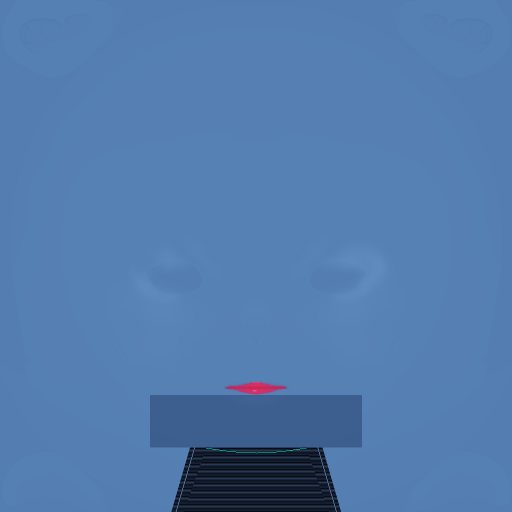
#> input picture packages/compagnon-desktop/overlay/vrm/face_skin_android.png, 1024 x 1024 px, given in place of media_1792613031209.png, which was not available (shown at 1/2 size)
$ python bake_sorayama_curves_master.py
#> lines starting #> are read from the running program, lines starting #| are printed output that depends on the picture; after the words box and inside, x2 and y2 are one past the last pixel; in counts of white or black regions, pixels touching at a corner belong together
import numpy as np
from PIL import Image, ImageFilter

def generate_sorayama_curved_master():
    print("=== 1. Initialisation des textures et gabarit UV ===")
    h, w = 1024, 1024

    # Gabarit UV vert pour borner 100% de la carrosserie au maillage réel
    green_im = Image.open('/home/lbg/.gemini/antigravity-ide/brain/1165e65b-2952-49ad-8ee9-8135d868d941/.user_uploaded/media_1792613031209.png')
#> green_im is the input picture: PIL image 1024x1024 RGBA; mean R, G, B, A 82.4, 123, 173.6, 255
    green_arr = np.array(green_im)
    is_uv_mesh = (green_arr[:, :, 1] > 50) & (green_arr[:, :, 0] < 50) & (green_arr[:, :, 2] < 50)
#> is_uv_mesh: shape (1024, 1024) bool; every value is 0

    # Récupération des mains, phalanges et ongles bicolores
    cur_img = Image.open('packages/compagnon-desktop/overlay/vrm/body_skin_android.png').convert('RGBA')
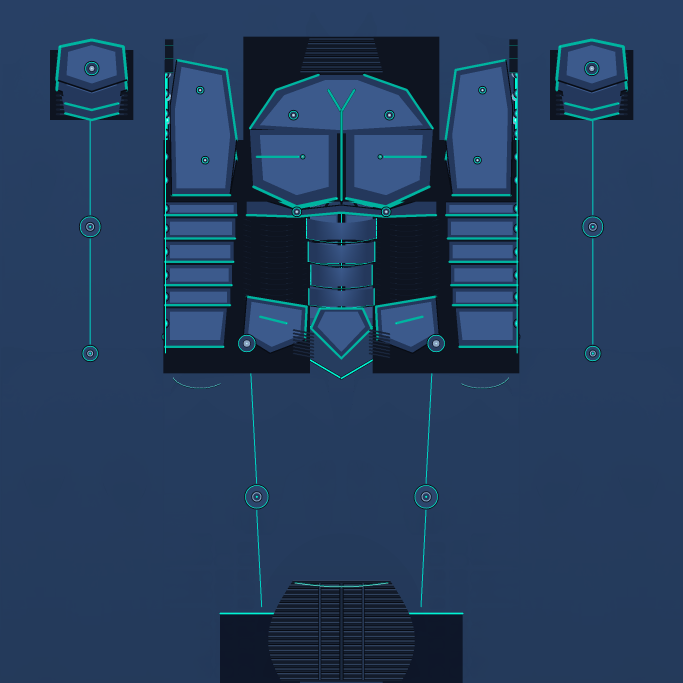
#> input picture packages/compagnon-desktop/overlay/vrm/body_skin_android.png, 2048 x 2048 px, found by its file name (shown at 1/3 size)
#> cur_img is the input picture: PIL image 2048x2048 RGBA; mean R, G, B, A 35.9, 60.8, 92.6, 255
    cur_arr = np.array(cur_img, dtype=np.float32)

    # Grilles de coordonnées
    y_idx, x_idx = np.ogrid[:h, :w]

    # Fond de sous-combinaison sombre mécatronique (Anthracite bleuté texturé)
    dark_suit = np.zeros((h, w, 4), dtype=np.float32)
    dark_suit[:, :, 0] = 16.0
    dark_suit[:, :, 1] = 22.0
    dark_suit[:, :, 2] = 32.0
    dark_suit[:, :, 3] = 255.0

    # Fines nervures musculaires synthétiques dans les creux
    fiber = np.sin((x_idx + y_idx * 0.4) * 0.35) * 3.5 + np.sin((y_idx - x_idx * 0.25) * 0.5) * 2.5
    dark_suit[:, :, 0] += fiber
    dark_suit[:, :, 1] += fiber * 1.15
    dark_suit[:, :, 2] += fiber * 1.4

    # Initialisation des cartes de plaques, de hauteur et de lignes
    mask_chrome = np.zeros((h, w), dtype=bool)
    height_map = np.zeros((h, w), dtype=np.float32)
    panel_lines = np.zeros((h, w), dtype=bool)
    neon_lines = np.zeros((h, w), dtype=bool)

    print("=== 2. Sculpture des Courbes Organiques Sorayama (Poitrine & Buste) ===")
    # A. Dômes de poitrine voluptueux (Goutte d'eau galbée / Teardrop)
    # Centres: gauche=(575, 255), droite=(449, 255)
    r_x, r_y = 66.0, 64.0
    d_l = np.sqrt(((x_idx - 575.0) / r_x)**2 + ((y_idx - 255.0) / r_y)**2)
    d_r = np.sqrt(((x_idx - 449.0) / r_x)**2 + ((y_idx - 255.0) / r_y)**2)
    is_breast = (d_l <= 1.0) | (d_r <= 1.0)
    mask_chrome |= is_breast

    # Galbe sphérique franc
    h_breast_l = np.sqrt(np.maximum(0.0, 1.0 - d_l**2)) * (d_l <= 1.0)
    h_breast_r = np.sqrt(np.maximum(0.0, 1.0 - d_r**2)) * (d_r <= 1.0)
    height_map += (h_breast_l + h_breast_r) * 0.65

    # Liseré néon discret sur la courbure externe
    neon_lines |= ((d_l >= 0.90) & (d_l <= 0.98)) | ((d_r >= 0.90) & (d_r <= 0.98))

    # B. Plastron décolleté & clavicules (arche courbée fluide en V doux au-dessus des seins)
    for yi in range(165, 260):
        t = (yi - 165) / (260 - 165)
        # Courbe évasée en cloche inversée
        hw = 30.0 + 32.0 * np.sin(t * np.pi * 0.5)
        mask_chrome[yi, int(512-hw):int(512+hw)] = True
        height_map[yi, int(512-hw):int(512+hw)] += 0.35 * (1.0 - (np.abs(x_idx[0, int(512-hw):int(512+hw)] - 512.0) / hw)**2)

    # C. Arceau sous-mammaire (pli concave continu)
    for xi in range(380, 645):
        # Arc de cercle sous la poitrine
        dx_c = np.abs(xi - 512.0)
        y_arch = int(305.0 + 12.0 * np.cos((xi - 512.0) / 130.0 * np.pi * 0.5))
        mask_chrome[y_arch-3:y_arch+4, xi] = True
        height_map[y_arch-3:y_arch+4, xi] += 0.38
        panel_lines[y_arch+4:y_arch+6, xi] = True

    print("=== 3. Sculpture de la Taille de Guêpe en S-Curve & Pelvis ===")
    # D. Abdomen en courbe de sablier sensuelle (Hourglass S-curve)
    for yi in range(318, 492):
        t = (yi - 318) / (492 - 318) # 0 (sous seins) à 1 (nombril/hanches)
        # Courbe en S : large en haut (~66 px), cambrure fine au milieu (~36 px), évasement sur le bassin (~72 px)
        s_curve = 36.0 + 30.0 * (1.0 - np.sin(t * np.pi))**1.4 + 6.0 * t
        mask_chrome[yi, int(512-s_curve):int(512+s_curve)] = True

        # Galbe bombé abdominal central
        dx_val = np.abs(x_idx[0, int(512-s_curve):int(512+s_curve)] - 512.0) / s_curve
        height_map[yi, int(512-s_curve):int(512+s_curve)] += (1.0 - dx_val**2) * 0.45

        # 3 Fentes aérodynamiques incurvées horizontales
        if yi in [362, 408, 452]:
            panel_lines[yi:yi+2, int(512-s_curve+4):int(512+s_curve-4)] = True

    # E. Coque pelvienne profilée en ogive gothique adoucie (Pelvis Shield)
    for yi in range(492, 578):
        t = (yi - 492) / (578 - 492)
        # Courbe en goutte d'eau descendante vers l'entrejambe
        hw_pelvis = 68.0 * (1.0 - t**0.85)
        mask_chrome[yi, int(512-hw_pelvis):int(512+hw_pelvis)] = True
        height_map[yi, int(512-hw_pelvis):int(512+hw_pelvis)] += 0.42 * (1.0 - t * 0.5)

    # Liseré néon cyan galbé sur le bord de l'ogive pelvienne
    for yi in range(496, 572):
        t = (yi - 492) / (578 - 492)
        hw_pelvis = 68.0 * (1.0 - t**0.85)
        if hw_pelvis >= 3.0:
            neon_lines[yi, int(512-hw_pelvis):int(512-hw_pelvis+2)] = True
            neon_lines[yi, int(512+hw_pelvis-2):int(512+hw_pelvis)] = True

    # F. Carapaces de hanches latérales galbées (ailes iliaques)
    # Courbe ovale arquée suivant la crête de hanche
    d_hip_l = np.sqrt(((x_idx - 616.0) / 24.0)**2 + ((y_idx - 530.0) / 28.0)**2)
    d_hip_r = np.sqrt(((x_idx - 408.0) / 24.0)**2 + ((y_idx - 530.0) / 28.0)**2)
    is_hips = (d_hip_l <= 1.0) | (d_hip_r <= 1.0)
    mask_chrome |= is_hips
    height_map += (np.maximum(0.0, 1.0 - d_hip_l) * (d_hip_l <= 1.0) + np.maximum(0.0, 1.0 - d_hip_r) * (d_hip_r <= 1.0)) * 0.35

    print("=== 4. Sculpture du Dos 360° (Scapula, Colonne & Fessiers) ===")
    # G. Omoplates (Scapula) en ailes profilées galbées (Y: 175..305)
    for yi in range(175, 305):
        t = (yi - 175) / (305 - 175)
        # Forme d'amande ailée
        w_wing = 52.0 * np.sin(t * np.pi)**0.8
        cx_wing_r, cx_wing_l = 310.0, 714.0
        mask_chrome[yi, int(cx_wing_r-w_wing):int(cx_wing_r+w_wing)] = True
        mask_chrome[yi, int(cx_wing_l-w_wing):int(cx_wing_l+w_wing)] = True
        height_map[yi, int(cx_wing_r-w_wing):int(cx_wing_r+w_wing)] += 0.38
        height_map[yi, int(cx_wing_l-w_wing):int(cx_wing_l+w_wing)] += 0.38

    # H. Colonne vertébrale articulée Sorayama (chaîne de modules ovoïdes bombés)
    # Le long de la couture dorsale médiane (X: 246..275 et 749..778)
    for yi in range(170, 480):
        t_disc = (yi % 24) / 24.0
        # Forme arrondie de chaque vertèbre
        rad_v = 13.0 * np.sin(t_disc * np.pi)
        if rad_v > 1.0:
            mask_chrome[yi, int(260-rad_v):int(260+rad_v)] = True
            mask_chrome[yi, int(764-rad_v):int(764+rad_v)] = True
            height_map[yi, int(260-rad_v):int(260+rad_v)] += 0.45
            height_map[yi, int(764-rad_v):int(764+rad_v)] += 0.45

        # Disque intervertébral noir
        if yi % 24 in [0, 1, 23]:
            panel_lines[yi, 246:275] = True
            panel_lines[yi, 749:778] = True

        # Diodes neurales cyan au centre de chaque module
        if yi % 24 in [10, 11, 12, 13]:
            neon_lines[yi, 259:262] = True
            neon_lines[yi, 763:766] = True

    # I. Double coque fessière voluptueuse Sorayama (Deux dômes galbés parfaits)
    d_butt_r = np.sqrt(((x_idx - 306.0) / 48.0)**2 + ((y_idx - 575.0) / 54.0)**2)
    d_butt_l = np.sqrt(((x_idx - 718.0) / 48.0)**2 + ((y_idx - 575.0) / 54.0)**2)
    is_buttock = (d_butt_r <= 1.0) | (d_butt_l <= 1.0)
    mask_chrome |= is_buttock
    h_butt_r = np.sqrt(np.maximum(0.0, 1.0 - d_butt_r**2)) * (d_butt_r <= 1.0)
    h_butt_l = np.sqrt(np.maximum(0.0, 1.0 - d_butt_l**2)) * (d_butt_l <= 1.0)
    height_map += (h_butt_r + h_butt_l) * 0.58

    # Sillon inter-fessier mécatronique
    panel_lines[520:630, 246:252] = True
    panel_lines[520:630, 772:778] = True

    print("=== 5. Sculpture des Bras, Épaules & Coudes en Courbes Fluides ===")
    # A. Coques deltoïdes des épaules (Demi-sphères galbées épousant le sommet)
    d_sh_l = np.sqrt(((x_idx - 912.0) / 42.0)**2 + ((y_idx - 75.0) / 36.0)**2)
    d_sh_r = np.sqrt(((x_idx - 112.0) / 42.0)**2 + ((y_idx - 75.0) / 36.0)**2)
    is_shoulder = (d_sh_l <= 1.0) | (d_sh_r <= 1.0)
    mask_chrome |= is_shoulder
    height_map += (np.sqrt(np.maximum(0.0, 1.0 - d_sh_l**2)) * (d_sh_l <= 1.0) + np.sqrt(np.maximum(0.0, 1.0 - d_sh_r**2)) * (d_sh_r <= 1.0)) * 0.40

    # B. Biceps fuselés en amande (Y: 115..225)
    for yi in range(115, 225):
        t = (yi - 115) / (225 - 115)
        hw_arm = 38.0 * np.sin(t * np.pi)**0.75
        mask_chrome[yi, int(910-hw_arm):int(910+hw_arm)] = True
        mask_chrome[yi, int(114-hw_arm):int(114+hw_arm)] = True
        height_map[yi, int(910-hw_arm):int(910+hw_arm)] += 0.38
        height_map[yi, int(114-hw_arm):int(114+hw_arm)] += 0.38

    # C. Rotules de coudes concentriques circulaires (Y: 236..276)
    d_elb_l = np.sqrt(((x_idx - 910.0) / 22.0)**2 + ((y_idx - 256.0) / 20.0)**2)
    d_elb_r = np.sqrt(((x_idx - 114.0) / 22.0)**2 + ((y_idx - 256.0) / 20.0)**2)
    is_elbow = (d_elb_l <= 1.0) | (d_elb_r <= 1.0)
    mask_chrome |= is_elbow
    height_map += (np.maximum(0.0, 1.0 - d_elb_l) * (d_elb_l <= 1.0) + np.maximum(0.0, 1.0 - d_elb_r) * (d_elb_r <= 1.0)) * 0.40
    # Cerclage d'ombre autour de la rotule
    panel_lines |= ((d_elb_l >= 0.90) & (d_elb_l <= 1.05)) | ((d_elb_r >= 0.90) & (d_elb_r <= 1.05))

    # D. Avant-bras profilés en fuseaux effilés (Y: 290..430)
    for yi in range(290, 430):
        t = (yi - 290) / (430 - 290)
        hw_fa = 34.0 * np.sin(t * np.pi * 0.9 + 0.1)**0.75
        mask_chrome[yi, int(908-hw_fa):int(908+hw_fa)] = True
        mask_chrome[yi, int(116-hw_fa):int(116+hw_fa)] = True
        height_map[yi, int(908-hw_fa):int(908+hw_fa)] += 0.36
        height_map[yi, int(116-hw_fa):int(116+hw_fa)] += 0.36

    print("=== 6. Sculpture des Cuisses, Genoux & Mollets en Fuseaux Évasés ===")
    # A. Plaques fémorales des cuisses en goutte d'eau profilée (Y: 525..675)
    for yi in range(525, 675):
        t = (yi - 525) / (675 - 525)
        # Galbe musculaire voluptueux des quadriceps
        hw_thigh = 45.0 * np.sin(t * np.pi)**0.72
        mask_chrome[yi, int(842-hw_thigh):int(842+hw_thigh)] = True
        mask_chrome[yi, int(182-hw_thigh):int(182+hw_thigh)] = True
        height_map[yi, int(842-hw_thigh):int(842+hw_thigh)] += 0.46
        height_map[yi, int(182-hw_thigh):int(182+hw_thigh)] += 0.46

    # Fentes courbées aérodynamiques sur l'extérieur de la cuisse
    for yi in range(550, 650):
        t = (yi - 525) / (675 - 525)
        hw_thigh = 45.0 * np.sin(t * np.pi)**0.72
        pos_line_l = int(842 + hw_thigh * 0.65)
        pos_line_r = int(182 - hw_thigh * 0.65)
        panel_lines[yi, pos_line_l:pos_line_l+2] = True
        panel_lines[yi, pos_line_r-2:pos_line_r] = True

    # B. Rotules de genoux concentriques Sorayama (Y: 694..750)
    d_kn_l = np.sqrt(((x_idx - 846.0) / 28.0)**2 + ((y_idx - 722.0) / 25.0)**2)
    d_kn_r = np.sqrt(((x_idx - 178.0) / 28.0)**2 + ((y_idx - 722.0) / 25.0)**2)
    is_knee = (d_kn_l <= 1.0) | (d_kn_r <= 1.0)
    mask_chrome |= is_knee
    height_map += (np.sqrt(np.maximum(0.0, 1.0 - d_kn_l**2)) * (d_kn_l <= 1.0) + np.sqrt(np.maximum(0.0, 1.0 - d_kn_r**2)) * (d_kn_r <= 1.0)) * 0.50
    # Anneau néon cyan autour de la rotule
    neon_lines |= ((d_kn_l >= 0.82) & (d_kn_l <= 0.96)) | ((d_kn_r >= 0.82) & (d_kn_r <= 0.96))
    panel_lines |= ((d_kn_l >= 0.96) & (d_kn_l <= 1.08)) | ((d_kn_r >= 0.96) & (d_kn_r <= 1.08))

    # C. Lames tibiales avant aérodynamiques fuselées (Y: 765..945)
    for yi in range(765, 945):
        t = (yi - 765) / (945 - 765)
        hw_tibia = 28.0 * np.sin(t * np.pi * 0.85 + 0.15)**0.75
        mask_chrome[yi, int(830-hw_tibia):int(830+hw_tibia)] = True
        mask_chrome[yi, int(194-hw_tibia):int(194+hw_tibia)] = True
        # Crête tibiale saillante avec galbe
        height_map[yi, int(830-hw_tibia):int(830+hw_tibia)] += 0.38
        height_map[yi, 829:832] += 0.14
        height_map[yi, 193:196] += 0.14

    # D. Carapaces de mollets galbées en amande (Y: 770..925)
    for yi in range(770, 925):
        t = (yi - 770) / (925 - 770)
        hw_calf = 42.0 * np.sin(t * np.pi)**0.75
        mask_chrome[yi, int(672-hw_calf):int(672+hw_calf)] = True
        mask_chrome[yi, int(352-hw_calf):int(352+hw_calf)] = True
        height_map[yi, int(672-hw_calf):int(672+hw_calf)] += 0.42
        height_map[yi, int(352-hw_calf):int(352+hw_calf)] += 0.42

    print("=== 7. Arrondi Morphologique des Bords (Suppression de Tout Angle Carré) ===")
    # Restriction stricte au maillage réel
    mask_chrome &= is_uv_mesh

    # Adoucissement morphologique global : filtre gaussien 3.0 px et seuillage
    raw_mask_img = Image.fromarray((mask_chrome * 255).astype(np.uint8), mode='L')
    filleted_mask = np.array(raw_mask_img.filter(ImageFilter.GaussianBlur(radius=3.0)), dtype=np.float32) / 255.0
#> filleted_mask: shape (1024, 1024) float32; every value is 0
    mask_chrome = (filleted_mask >= 0.45) & is_uv_mesh

    # Exclusion des pieds et mains
    is_protected = np.zeros((h, w), dtype=bool)
    is_protected[710:1024, 220:805] = True
    mask_chrome &= (~is_protected)
    height_map *= mask_chrome
#> height_map: shape (1024, 1024) float32; every value is 0

    # Anti-aliasing des bords de carrosserie
    smooth_alpha = np.array(Image.fromarray((mask_chrome * 255).astype(np.uint8)).filter(ImageFilter.GaussianBlur(radius=1.8)), dtype=np.float32) / 255.0

    print(f"Total pixels de plaques chromées aux courbes pures 360°: {np.count_nonzero(mask_chrome)}")
#| Total pixels de plaques chromées aux courbes pures 360°: 0

    print("=== 8. Rendu Métallique Chrome Miroir Sorayama (Éclairage Studio) ===")
    # Normales 3D de surface
    dy, dx = np.gradient(height_map * 24.0)
#> dy: shape (1024, 1024) float32; every value is 0
#> dx: shape (1024, 1024) float32; every value is 0
    nz = 1.0
    norm = np.sqrt(dx**2 + dy**2 + nz**2)
#> norm: shape (1024, 1024) float32; every value is 1
    nx, ny, nz = -dx / norm, -dy / norm, nz / norm
#> nx: shape (1024, 1024) float32; every value is 0
#> ny: shape (1024, 1024) float32; every value is 0

    # Lumière Studio Sorayama
    lx1, ly1, lz1 = 0.12, -0.68, 0.72
    len1 = np.sqrt(lx1**2 + ly1**2 + lz1**2)
    lx1, ly1, lz1 = lx1/len1, ly1/len1, lz1/len1

    lx2, ly2, lz2 = -0.55, 0.25, 0.79
    len2 = np.sqrt(lx2**2 + ly2**2 + lz2**2)
    lx2, ly2, lz2 = lx2/len2, ly2/len2, lz2/len2

    dot1 = np.maximum(0.0, nx*lx1 + ny*ly1 + nz*lz1)
#> dot1: shape (1024, 1024) float32; every value is 0.722
    dot2 = np.maximum(0.0, nx*lx2 + ny*ly2 + nz*lz2)
#> dot2: shape (1024, 1024) float32; every value is 0.794

    # Spéculaire miroir chrome aiguisé et nappe satinée
    hx1, hy1, hz1 = lx1, ly1, lz1 + 1.0
    hlen1 = np.sqrt(hx1**2 + hy1**2 + hz1**2)
    hx1, hy1, hz1 = hx1/hlen1, hy1/hlen1, hz1/hlen1
    dot_h1 = np.maximum(0.0, nx*hx1 + ny*hy1 + nz*hz1)
#> dot_h1: shape (1024, 1024) float32; every value is 0.928
    spec_sharp = dot_h1 ** 28.0
#> spec_sharp: shape (1024, 1024) float32; every value is 0.123
    spec_soft = dot_h1 ** 7.0
#> spec_soft: shape (1024, 1024) float32; every value is 0.592

    # Teinte Chrome Argent Miroir Sorayama
    chrome_r = 196.0 + 36.0 * dot1 + 14.0 * dot2 + 96.0 * spec_sharp + 28.0 * spec_soft
#> chrome_r: shape (1024, 1024) float32; every value is 261.5
    chrome_g = 208.0 + 33.0 * dot1 + 16.0 * dot2 + 96.0 * spec_sharp + 30.0 * spec_soft
#> chrome_g: shape (1024, 1024) float32; every value is 274.1
    chrome_b = 226.0 + 26.0 * dot1 + 20.0 * dot2 + 96.0 * spec_sharp + 32.0 * spec_soft
#> chrome_b: shape (1024, 1024) float32; every value is 291.4

    chrome_r = np.clip(chrome_r, 0, 255)
#> chrome_r: shape (1024, 1024) float32; every value is 255
    chrome_g = np.clip(chrome_g, 0, 255)
    chrome_b = np.clip(chrome_b, 0, 255)

    # Assemblage sur le châssis sombre
    out_arr = dark_suit.copy()
    for c in range(3):
        color_c = [chrome_r, chrome_g, chrome_b][c]
        out_arr[:, :, c] = out_arr[:, :, c] * (1.0 - smooth_alpha) + color_c * smooth_alpha
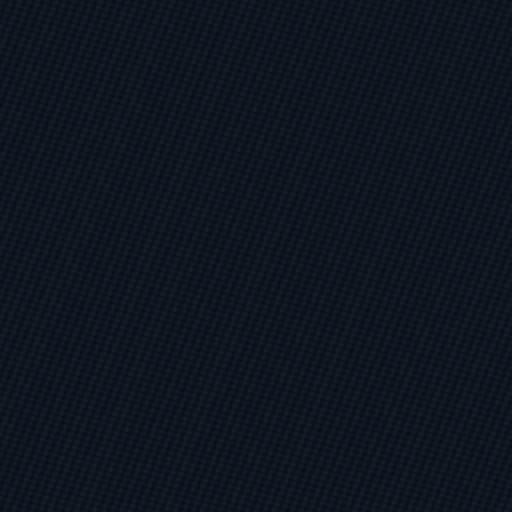
#> out_arr: shape (1024, 1024, 4) float32 (shown at 1/2 size); mean of channels 0, 1, 2, 3 16, 22, 32, 255.9; drawn as R, G, B

    # Rainures de séparation noires douces (Panel lines mécatroniques)
    edge_dil = np.array(Image.fromarray((mask_chrome * 255).astype(np.uint8)).filter(ImageFilter.MaxFilter(size=3)), dtype=np.uint8) > 0
    groove_mask = (edge_dil & (~mask_chrome) & is_uv_mesh & (~is_protected)) | panel_lines
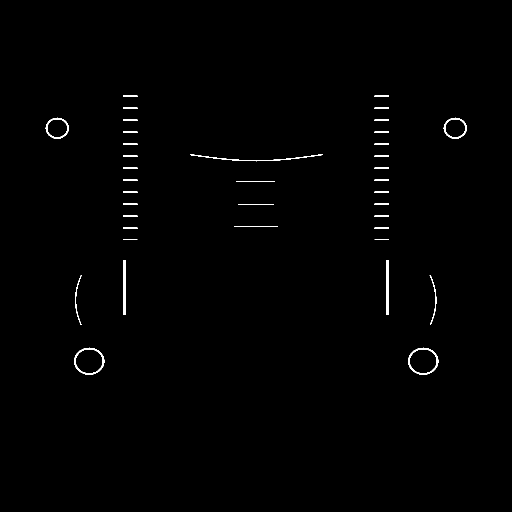
#> groove_mask: shape (1024, 1024) bool (shown at 1/2 size); 0.65% white; 38 white regions, largest, box (x1, y1, x2, y2) and area: (246, 520, 252, 630) 660, (772, 520, 778, 630) 660, (148, 695, 209, 750) 556
    out_arr[groove_mask, 0] = np.minimum(out_arr[groove_mask, 0], 10.0)
    out_arr[groove_mask, 1] = np.minimum(out_arr[groove_mask, 1], 14.0)
    out_arr[groove_mask, 2] = np.minimum(out_arr[groove_mask, 2], 22.0)

    # Liserés néon cyan fins (#00f5d4)
    neon_final = neon_lines & mask_chrome & (~is_protected)
    out_arr[neon_final, 0] = 0.0
    out_arr[neon_final, 1] = 245.0
    out_arr[neon_final, 2] = 212.0

    # Mains et ongles préservés
#> (the run stopped early here; a loop or call above may not have finished)
